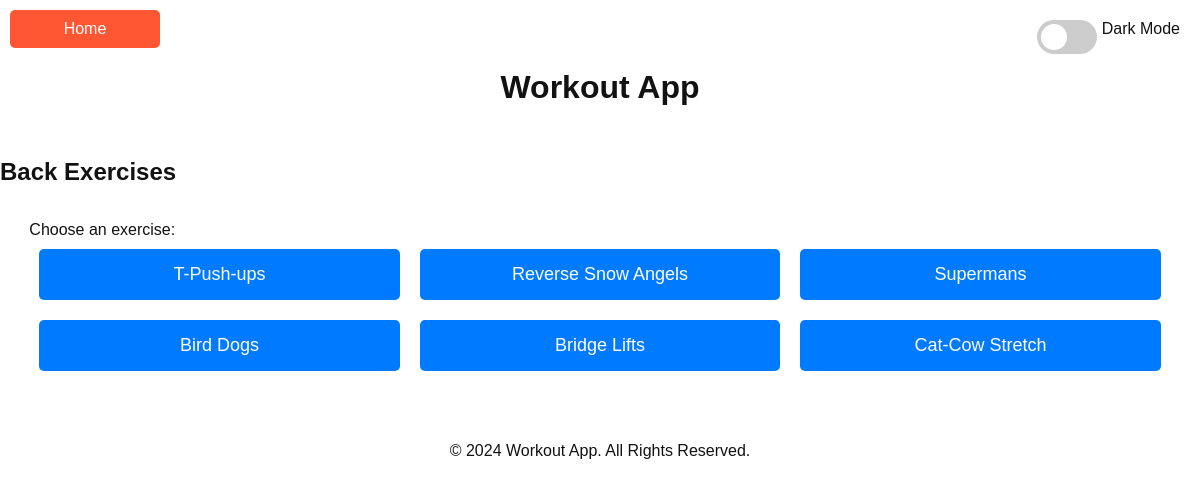
The app's page /back with its own data.
### tables this page shows
CREATE TABLE exercises (    id INTEGER PRIMARY KEY AUTOINCREMENT,    exercise_name TEXT NOT NULL,    muscle_group TEXT,    description TEXT,    youtube_link TEXT);

### app.py (the view)
@app.route("/back")
def back():
    return get("back")

### app.py (called while the page is built)
def get(muscle_group):
    exercise_names = db.execute(
        "SELECT exercise_name FROM exercises WHERE muscle_group = ?", muscle_group)
    names = [row["exercise_name"] for row in exercise_names]
    return render_template(f"{muscle_group}.html", names=names)

### templates/back.html
{% extends 'layout.html' %}
{% block content %}
    <h2>Back Exercises</h2>
    <nav>
        <form method="POST" action="/fetch">
            <label for="exercise">Choose an exercise:</label>
            <div class="button-container">
                {% for name in names %}
                    <button class="button-link" type="submit" name="exercise" value="{{ name }}">{{ name }}</button>
                {% endfor %}
            </div>
        </form>
    </nav>
{% endblock %}

### static/css/styles.css (style rules this page uses)
body { margin: 0; font-family: Arial, sans-serif; transition: background-color 0.5s, color 0.5s; }
.light-theme { background-color: #ffffff; color: #121212; }
nav { display: flex; flex-wrap: wrap; justify-content: center; margin: 20px 0; }
nav form { margin: 15px; }
button { padding: 15px 30px; font-size: 18px; background-color: #007BFF; color: white; border: none; border-radius: 5px; cursor: pointer; transition: background-color 0.3s; min-width: 150px; }
.button-container { display: flex; justify-content: center; flex-wrap: wrap; }
.button-link { padding: 15px 30px; font-size: 18px; background-color: #007BFF; color: white; border: none; border-radius: 5px; cursor: pointer; transition: background-color 0.3s; min-width: calc(100% / 3 - 20px); margin: 10px; }

### records on screen
exercises: exercise_name "T-Push-ups"
exercises: exercise_name "Reverse Snow Angels"
exercises: exercise_name "Supermans"
exercises: exercise_name "Bird Dogs"
exercises: exercise_name "Bridge Lifts"
exercises: exercise_name "Cat-Cow Stretch"
